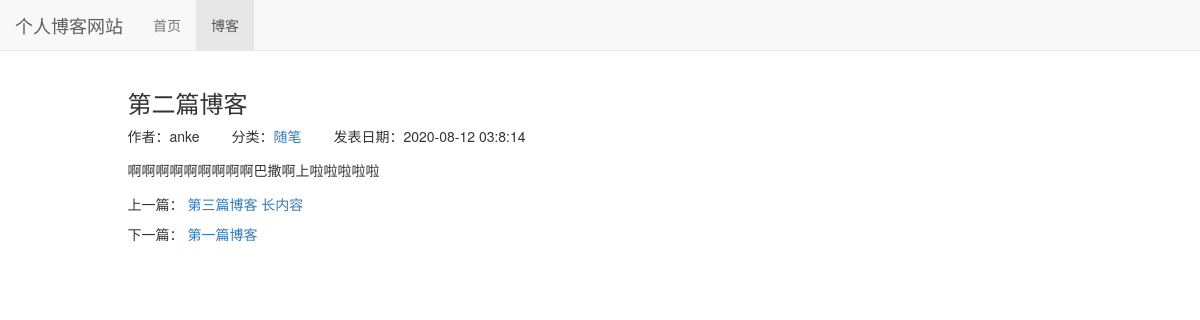
Page /blog/2 on the committed database.
### blog/models.py (models this page shows, shortened)
class Blog(models.Model):
	title = models.CharField(max_length=50)
	blog_type = models.ForeignKey(BlogType,on_delete=models.DO_NOTHING)
	content = MDTextField()
	author = models.ForeignKey(User, on_delete=models.DO_NOTHING)
	created_time = models.DateTimeField(auto_now_add=True)
	last_update_time = models.DateTimeField(auto_now=True)
	class Meta:
		ordering = ['-created_time']

class BlogType(models.Model):
	type_name = models.CharField(max_length=15)
	def __str__(self):
		return self.type_name

### blog/views.py (the view)
# urls.py: path('<int:blog_pk>', views.blog_detail, name ="blog_detail"),
def blog_detail(request, blog_pk):
    context={}
    blog = get_object_or_404(Blog, pk=blog_pk)
    blog.content = markdown.markdown(blog.content, extensions=[
        'markdown.extensions.extra', 'markdown.extensions.codehilite', 'markdown.extensions.toc', ])
    context['previous_blog'] = Blog.objects.filter(created_time__gt=blog.created_time).last()
    context['next_blog'] = Blog.objects.filter(created_time__lt=blog.created_time).first()
    context['blog'] = blog
    return render_to_response('blog/blog_detail.html', context)

### blog/templates/blog/blog_detail.html (shortened to what this page needs)
{% extends 'base.html' %}
{% block nav_list_active %}
    active
{% endblock %}
{% load staticfiles %}
{% block head_extends %}
    <link rel="stylesheet" href="{% static 'blog/blog.css' %}">
{% endblock %}
{% block content %}
    <div class="container">
        <div class="row">
            <div class="col-xs-10 col-xs-offset-1">
                <h3>{{ blog.title }}</h3>
                <ul class="blog-info-description">
                    <li>作者：{{ blog.author }}</li>
                    <li>分类：<a href="{% url 'blog_with_type' blog.blog_type.pk %}">{{ blog.blog_type }}</a></li>
                    <li>发表日期：{{ blog.created_time|date:"Y-m-d H:n:s" }}</li>
                </ul>
                <div class="blog-content">{{ blog.content | safe }}</div>
                <div class="blog-more">
                    <p>上一篇：
                        {% if previous_blog %}
                            <a href="{% url 'blog_detail' previous_blog.pk %}" >{{ previous_blog.title }}</a>
                        {% else %}
                            没有了
                        {% endif %}
                    </p>
                    <p>下一篇：
                        {% if next_blog %}
                            <a href="{% url 'blog_detail' next_blog.pk %}" >{{ next_blog.title }}</a>
                        {% else %}
                            没有了
                        {% endif %}
                    </p>
                </div>
            </div>
        </div>
    </div>
{% endblock %}

### static/base.css (style rules this page uses)
* { margin: 0; padding: 0; }
body { margin-top: 70px!important; }
ul { list-style-type: none; }

### blog/static/blog/blog.css (style rules this page uses)
ul.blog-info-description { list-style-type: none; margin-bottom: 1em; }
ul.blog-info-description li { display: inline-block; margin-right: 2em; }
div.blog-more { margin-top: 1em; }

### rows in the picture
Blog: title "第二篇博客", author "anke", blog_type "随笔", created_time "2020-08-12 03:8:14", content "啊啊啊啊啊啊啊啊啊巴撒啊上啦啦啦啦啦"
Blog: title "第三篇博客 长内容"
Blog: title "第一篇博客"
